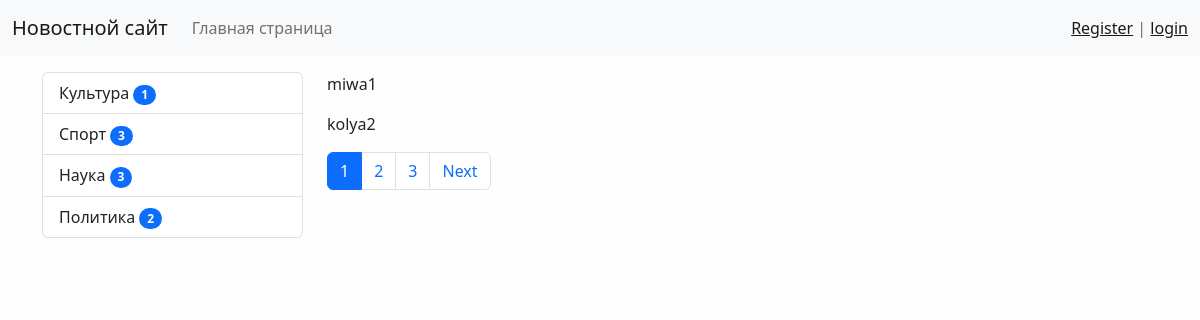
Page /test/ on the committed database.
### news/models.py (models this page shows, shortened)
class Category(models.Model):
    title = models.CharField(max_length=150, db_index=True, verbose_name='Наименование категории')
    def get_absolute_url(self):
        return reverse('category', kwargs={'category_id': self.pk})
    class Meta:
        verbose_name = 'Категория'
        verbose_name_plural = 'Категория'
        ordering = ['title']

### news/views.py (the view)
# urls.py: path('test/', test, name='test'),
def test(request):
    objects = ['miwa1', 'kolya2', 'petya3', 'vasya4', 'nikolai5', 'ivan6', 'keva7']
    paginator = Paginator(objects, 2)
    page_num = request.GET.get('page', 1)
    page_objects = paginator.get_page(page_num)
    return render(request, 'news/test.html', {'page_obj': page_objects})

### news/templatetags/news_tags.py (called while the page is built)
@register.inclusion_tag('news/list_categories.html')
def show_categories():
    categories = Category.objects.annotate(cnt=Count('news', filter=F('news__is_published'))).filter(cnt__gt=0)
    return {'categories': categories}

### news/templates/news/test.html (shortened to what this page needs)
{% extends 'base.html'%}
{% block sidebar %}
{% include 'inc/_sidebar.html'%}
{% endblock %}
{% block content %}
    {% for name in page_obj.object_list %}
        <p>{{ name }}</p>
    {% endfor %}
{% endblock %}

### news/templates/news/list_categories.html
<div class="list-group">
    {% for item in categories %}
    <a href="{{ item.get_absolute_url }}" class="list-group-item list-group-item-action">{{item.title}}
    <span class="badge bg-primary rounded-pill">{{ item.cnt }}</span>
    </a>
    {% endfor %}
</div>

### nicesite/static/css/styles.css (style rules this page uses)
body { background-color: #fefefe; }

### rows in the picture
Category: title "Культура", cnt "1"
Category: title "Спорт", cnt "3"
Category: title "Наука", cnt "3"
Category: title "Политика", cnt "2"

### other values in the picture
{{ name }} "miwa1" "kolya2"
{{ p }} "1"
{{ p }} "2" "3"
